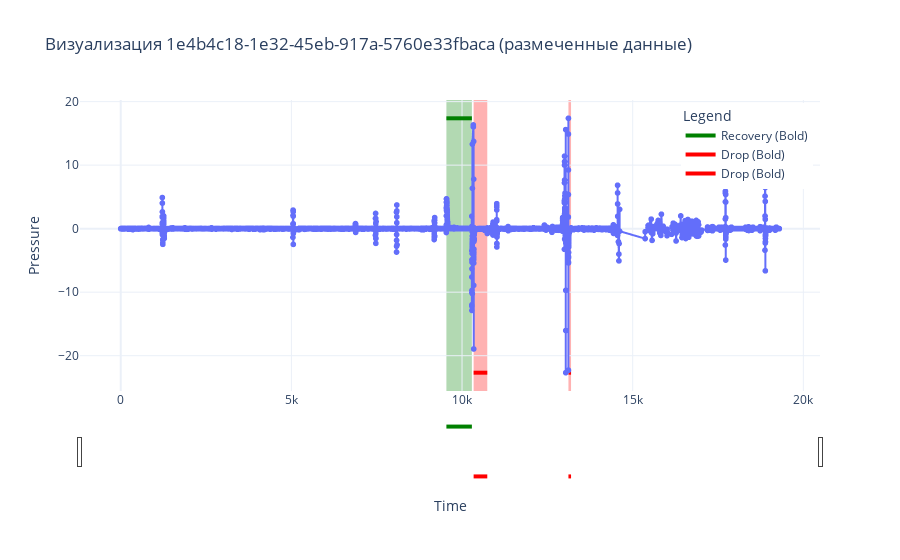

Notebook cell for this chart:
### Code cell
filtered_df_dif = pd.DataFrame()
filtered_df_dif["time"] = df_dif["time"]
filtered_df_dif["pressure"] = savgol_filter(df_dif["pressure"], window_length=10, polyorder=2)

plot_annotated_data(filtered_df_dif, gt_df, selected_file)

### Figure 1 — Plotly figure (JSON) as saved in the notebook; plotly's stock layout.template omitted (floating-point values rounded to 4 significant figures; data arrays with more than 128 entries replaced by an {"elided": "..."} marker saying what was removed)
{"data": [{"hovertemplate": "time=%{x}<br>pressure=%{y}<extra></extra>", "legendgroup": "", "line": {"color": "#636efa", "dash": "solid"}, "marker": {"symbol": "circle"}, "mode": "lines+markers", "name": "", "showlegend": false, "type": "scattergl", "x": {"elided": "21933 float values"}, "xaxis": "x", "y": {"elided": "21933 float values"}, "yaxis": "y"}, {"line": {"color": "green", "width": 4}, "mode": "lines", "name": "Recovery (Bold)", "type": "scatter", "x": [9542.0, 10290.0], "y": [17.38, 17.38]}, {"line": {"color": "red", "width": 4}, "mode": "lines", "name": "Drop (Bold)", "type": "scatter", "x": [10340.0, 10740.0], "y": [-22.68, -22.68]}, {"line": {"color": "red", "width": 4}, "mode": "lines", "name": "Drop (Bold)", "type": "scatter", "x": [13120.0, 13190.0], "y": [-22.68, -22.68]}], "layout": {"legend": {"title": {"text": "Legend"}, "tracegroupgap": 0, "x": 0.99, "xanchor": "right", "y": 0.99, "yanchor": "top"}, "shapes": [{"fillcolor": "green", "layer": "below", "line": {"width": 0}, "name": "Recovery", "opacity": 0.3, "type": "rect", "x0": 9542.0, "x1": 10290.0, "xref": "x", "y0": 0, "y1": 1, "yref": "y domain"}, {"fillcolor": "red", "layer": "below", "line": {"width": 0}, "name": "Drop", "opacity": 0.3, "type": "rect", "x0": 10340.0, "x1": 10740.0, "xref": "x", "y0": 0, "y1": 1, "yref": "y domain"}, {"fillcolor": "red", "layer": "below", "line": {"width": 0}, "name": "Drop", "opacity": 0.3, "type": "rect", "x0": 13120.0, "x1": 13190.0, "xref": "x", "y0": 0, "y1": 1, "yref": "y domain"}], "title": {"text": "Визуализация 1e4b4c18-1e32-45eb-917a-5760e33fbaca (размеченные данные)"}, "xaxis": {"anchor": "y", "domain": [0, 1], "rangeslider": {"visible": true}, "title": {"text": "Time"}, "type": "linear"}, "yaxis": {"anchor": "x", "domain": [0, 1], "fixedrange": false, "title": {"text": "Pressure"}}}}
